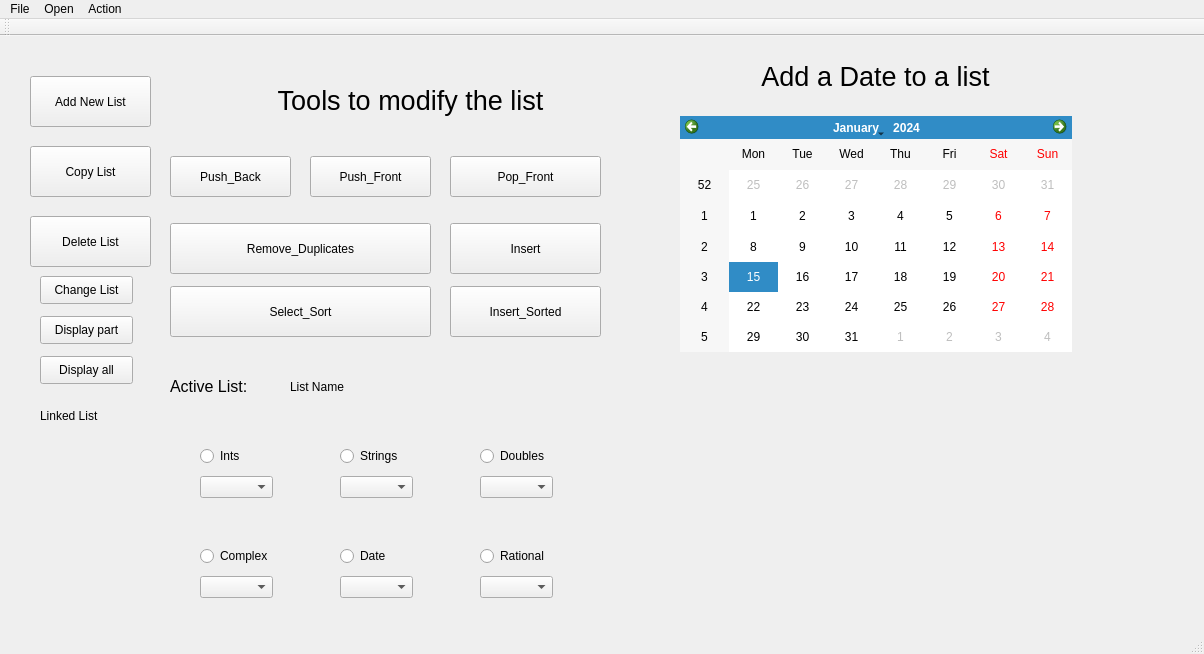
<?xml version="1.0" encoding="UTF-8"?>
<ui version="4.0">
 <class>MainWindow</class>
 <widget class="QMainWindow" name="MainWindow">
  <property name="geometry">
   <rect>
    <x>0</x>
    <y>0</y>
    <width>1204</width>
    <height>654</height>
   </rect>
  </property>
  <property name="windowTitle">
   <string>MainWindow</string>
  </property>
  <widget class="QWidget" name="centralWidget">
   <widget class="QPushButton" name="NewListButton">
    <property name="geometry">
     <rect>
      <x>30</x>
      <y>40</y>
      <width>121</width>
      <height>51</height>
     </rect>
    </property>
    <property name="text">
     <string>Add New List</string>
    </property>
   </widget>
   <widget class="QPushButton" name="PushBackButton">
    <property name="geometry">
     <rect>
      <x>170</x>
      <y>120</y>
      <width>121</width>
      <height>41</height>
     </rect>
    </property>
    <property name="text">
     <string>Push_Back</string>
    </property>
   </widget>
   <widget class="QPushButton" name="PushFrontButton">
    <property name="geometry">
     <rect>
      <x>310</x>
      <y>120</y>
      <width>121</width>
      <height>41</height>
     </rect>
    </property>
    <property name="text">
     <string>Push_Front</string>
    </property>
   </widget>
   <widget class="QPushButton" name="PopFrontButton">
    <property name="geometry">
     <rect>
      <x>450</x>
      <y>120</y>
      <width>151</width>
      <height>41</height>
     </rect>
    </property>
    <property name="text">
     <string>Pop_Front</string>
    </property>
   </widget>
   <widget class="QPushButton" name="SortButton">
    <property name="geometry">
     <rect>
      <x>170</x>
      <y>250</y>
      <width>261</width>
      <height>51</height>
     </rect>
    </property>
    <property name="text">
     <string>Select_Sort</string>
    </property>
   </widget>
   <widget class="QPushButton" name="RemoveDuplicatesButton">
    <property name="geometry">
     <rect>
      <x>170</x>
      <y>187</y>
      <width>261</width>
      <height>51</height>
     </rect>
    </property>
    <property name="text">
     <string>Remove_Duplicates</string>
    </property>
   </widget>
   <widget class="QPushButton" name="InsertButton">
    <property name="geometry">
     <rect>
      <x>450</x>
      <y>187</y>
      <width>151</width>
      <height>51</height>
     </rect>
    </property>
    <property name="text">
     <string>Insert</string>
    </property>
   </widget>
   <widget class="QRadioButton" name="IntList">
    <property name="geometry">
     <rect>
      <x>200</x>
      <y>410</y>
      <width>95</width>
      <height>20</height>
     </rect>
    </property>
    <property name="text">
     <string>Ints</string>
    </property>
   </widget>
   <widget class="QRadioButton" name="DoubleList">
    <property name="geometry">
     <rect>
      <x>480</x>
      <y>410</y>
      <width>95</width>
      <height>20</height>
     </rect>
    </property>
    <property name="text">
     <string>Doubles</string>
    </property>
   </widget>
   <widget class="QRadioButton" name="StringList">
    <property name="geometry">
     <rect>
      <x>340</x>
      <y>410</y>
      <width>95</width>
      <height>20</height>
     </rect>
    </property>
    <property name="text">
     <string>Strings</string>
    </property>
   </widget>
   <widget class="QRadioButton" name="RationalList">
    <property name="geometry">
     <rect>
      <x>480</x>
      <y>510</y>
      <width>95</width>
      <height>20</height>
     </rect>
    </property>
    <property name="text">
     <string>Rational</string>
    </property>
   </widget>
   <widget class="QPushButton" name="DisplayButton">
    <property name="geometry">
     <rect>
      <x>40</x>
      <y>320</y>
      <width>93</width>
      <height>28</height>
     </rect>
    </property>
    <property name="text">
     <string>Display all</string>
    </property>
   </widget>
   <widget class="QLabel" name="OutputDisplay">
    <property name="geometry">
     <rect>
      <x>40</x>
      <y>370</y>
      <width>331</width>
      <height>20</height>
     </rect>
    </property>
    <property name="text">
     <string>Linked List</string>
    </property>
   </widget>
   <widget class="QRadioButton" name="ComplexList">
    <property name="geometry">
     <rect>
      <x>200</x>
      <y>510</y>
      <width>95</width>
      <height>20</height>
     </rect>
    </property>
    <property name="text">
     <string>Complex</string>
    </property>
   </widget>
   <widget class="QRadioButton" name="DateList">
    <property name="geometry">
     <rect>
      <x>340</x>
      <y>510</y>
      <width>95</width>
      <height>20</height>
     </rect>
    </property>
    <property name="text">
     <string>Date</string>
    </property>
   </widget>
   <widget class="QLabel" name="ActiveListIdentifier">
    <property name="geometry">
     <rect>
      <x>170</x>
      <y>330</y>
      <width>131</width>
      <height>41</height>
     </rect>
    </property>
    <property name="text">
     <string>&lt;html&gt;&lt;head/&gt;&lt;body&gt;&lt;p&gt;&lt;span style=&quot; font-size:12pt;&quot;&gt;Active List: &lt;/span&gt;&lt;/p&gt;&lt;/body&gt;&lt;/html&gt;</string>
    </property>
   </widget>
   <widget class="QLabel" name="ActiveListLabel">
    <property name="geometry">
     <rect>
      <x>290</x>
      <y>340</y>
      <width>291</width>
      <height>21</height>
     </rect>
    </property>
    <property name="text">
     <string>List Name</string>
    </property>
   </widget>
   <widget class="QComboBox" name="BoxofInts">
    <property name="geometry">
     <rect>
      <x>200</x>
      <y>440</y>
      <width>73</width>
      <height>22</height>
     </rect>
    </property>
   </widget>
   <widget class="QComboBox" name="BoxofStrings">
    <property name="geometry">
     <rect>
      <x>340</x>
      <y>440</y>
      <width>73</width>
      <height>22</height>
     </rect>
    </property>
   </widget>
   <widget class="QComboBox" name="BoxofComplexes">
    <property name="geometry">
     <rect>
      <x>200</x>
      <y>540</y>
      <width>73</width>
      <height>22</height>
     </rect>
    </property>
   </widget>
   <widget class="QComboBox" name="BoxofDoubles">
    <property name="geometry">
     <rect>
      <x>480</x>
      <y>440</y>
      <width>73</width>
      <height>22</height>
     </rect>
    </property>
   </widget>
   <widget class="QComboBox" name="BoxofRationals">
    <property name="geometry">
     <rect>
      <x>480</x>
      <y>540</y>
      <width>73</width>
      <height>22</height>
     </rect>
    </property>
   </widget>
   <widget class="QComboBox" name="BoxofDates">
    <property name="geometry">
     <rect>
      <x>340</x>
      <y>540</y>
      <width>73</width>
      <height>22</height>
     </rect>
    </property>
   </widget>
   <widget class="QCalendarWidget" name="Calendar">
    <property name="geometry">
     <rect>
      <x>680</x>
      <y>80</y>
      <width>392</width>
      <height>236</height>
     </rect>
    </property>
   </widget>
   <widget class="QLabel" name="Tools_Label">
    <property name="geometry">
     <rect>
      <x>210</x>
      <y>29</y>
      <width>401</width>
      <height>71</height>
     </rect>
    </property>
    <property name="text">
     <string>&lt;html&gt;&lt;head/&gt;&lt;body&gt;&lt;p align=&quot;center&quot;&gt;&lt;span style=&quot; font-size:20pt;&quot;&gt;Tools to modify the list&lt;/span&gt;&lt;/p&gt;&lt;/body&gt;&lt;/html&gt;</string>
    </property>
   </widget>
   <widget class="QLabel" name="Add_Date_Label">
    <property name="geometry">
     <rect>
      <x>680</x>
      <y>20</y>
      <width>391</width>
      <height>41</height>
     </rect>
    </property>
    <property name="text">
     <string>&lt;html&gt;&lt;head/&gt;&lt;body&gt;&lt;p align=&quot;center&quot;&gt;&lt;span style=&quot; font-size:20pt;&quot;&gt;Add a Date to a list&lt;/span&gt;&lt;/p&gt;&lt;/body&gt;&lt;/html&gt;</string>
    </property>
   </widget>
   <widget class="QPushButton" name="DisplayPartofList">
    <property name="geometry">
     <rect>
      <x>40</x>
      <y>280</y>
      <width>93</width>
      <height>28</height>
     </rect>
    </property>
    <property name="text">
     <string>Display part</string>
    </property>
   </widget>
   <widget class="QPushButton" name="ChangeListButton">
    <property name="geometry">
     <rect>
      <x>40</x>
      <y>240</y>
      <width>93</width>
      <height>28</height>
     </rect>
    </property>
    <property name="text">
     <string>Change List</string>
    </property>
   </widget>
   <widget class="QPushButton" name="InsertSortedButton">
    <property name="geometry">
     <rect>
      <x>450</x>
      <y>250</y>
      <width>151</width>
      <height>51</height>
     </rect>
    </property>
    <property name="text">
     <string>Insert_Sorted</string>
    </property>
   </widget>
   <widget class="QPushButton" name="CopyListButton">
    <property name="geometry">
     <rect>
      <x>30</x>
      <y>110</y>
      <width>121</width>
      <height>51</height>
     </rect>
    </property>
    <property name="text">
     <string>Copy List</string>
    </property>
   </widget>
   <widget class="QPushButton" name="DeleteListButton">
    <property name="geometry">
     <rect>
      <x>30</x>
      <y>180</y>
      <width>121</width>
      <height>51</height>
     </rect>
    </property>
    <property name="text">
     <string>Delete List</string>
    </property>
   </widget>
  </widget>
  <widget class="QMenuBar" name="menuBar">
   <property name="geometry">
    <rect>
     <x>0</x>
     <y>0</y>
     <width>1204</width>
     <height>26</height>
    </rect>
   </property>
   <widget class="QMenu" name="menuFile">
    <property name="title">
     <string>File</string>
    </property>
    <addaction name="actionAdd_New_List"/>
    <addaction name="actionDelete_a_List"/>
   </widget>
   <widget class="QMenu" name="menuOpen">
    <property name="title">
     <string>Open</string>
    </property>
   </widget>
   <widget class="QMenu" name="menuAction">
    <property name="title">
     <string>Action</string>
    </property>
    <addaction name="actionPush_Back"/>
    <addaction name="actionPush_Front"/>
    <addaction name="actionPop_Front"/>
    <addaction name="actionInsert_Sorted"/>
    <addaction name="actionSelect_Sort"/>
    <addaction name="actionInsert"/>
    <addaction name="actionDisplay"/>
    <addaction name="actionExit_2"/>
   </widget>
   <addaction name="menuFile"/>
   <addaction name="menuOpen"/>
   <addaction name="menuAction"/>
  </widget>
  <widget class="QToolBar" name="mainToolBar">
   <attribute name="toolBarArea">
    <enum>TopToolBarArea</enum>
   </attribute>
   <attribute name="toolBarBreak">
    <bool>false</bool>
   </attribute>
  </widget>
  <widget class="QStatusBar" name="statusBar"/>
  <action name="actionlist">
   <property name="text">
    <string>list</string>
   </property>
  </action>
  <action name="actionAdd_New_List">
   <property name="text">
    <string>Add New List</string>
   </property>
  </action>
  <action name="actionDelete_a_List">
   <property name="text">
    <string>Delete a List</string>
   </property>
  </action>
  <action name="actionExit">
   <property name="text">
    <string>Exit</string>
   </property>
  </action>
  <action name="actionPush_Back">
   <property name="text">
    <string>Push_Back</string>
   </property>
  </action>
  <action name="actionPush_Front">
   <property name="text">
    <string>Push_Front</string>
   </property>
  </action>
  <action name="actionPop_Front">
   <property name="text">
    <string>Pop_Front</string>
   </property>
  </action>
  <action name="actionInsert_Sorted">
   <property name="text">
    <string>Insert_Sorted</string>
   </property>
  </action>
  <action name="actionSelect_Sort">
   <property name="text">
    <string>Select_Sort</string>
   </property>
  </action>
  <action name="actionInsert">
   <property name="text">
    <string>Insert</string>
   </property>
  </action>
  <action name="actionDisplay">
   <property name="text">
    <string>Display</string>
   </property>
  </action>
  <action name="actionExit_2">
   <property name="text">
    <string>Exit</string>
   </property>
  </action>
 </widget>
 <layoutdefault spacing="6" margin="11"/>
 <resources/>
 <connections/>
</ui>
